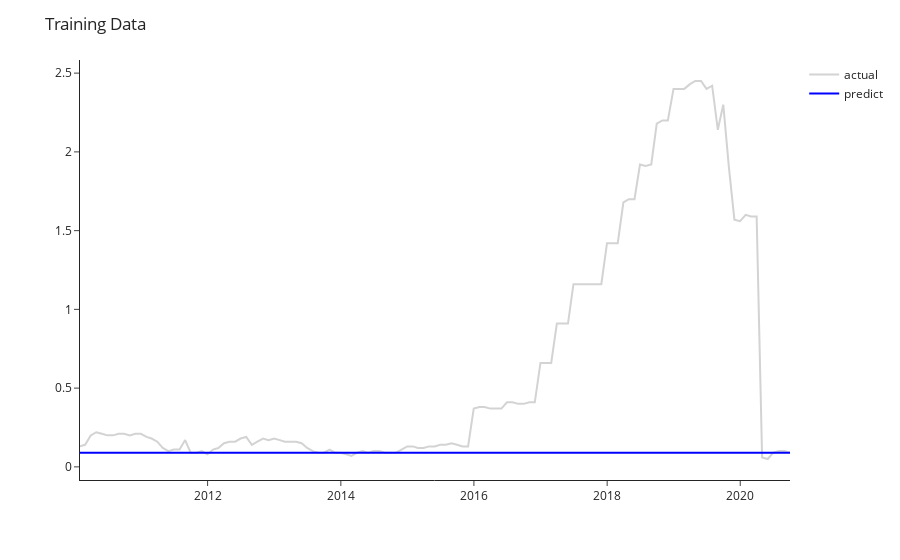

Here is the notebook cell this chart was saved with:
### Code cell
fig = px.line(height=400)
fig.add_scatter(y=train_pred['EFFR'], x=train_pred.index,
                marker=dict(size=20, color="lightgray"), name='actual')
fig.add_scatter(y=train_pred['EFFR_PRED'], x=train_pred.index,
                marker=dict(size=20, color="blue"), name='predict')
fig.update_layout(template="simple_white", title="Training Data")
fig.show()

### Figure 1 — Plotly figure (JSON) as saved in the notebook; plotly's stock layout.template omitted (floating-point values rounded to 4 significant figures; data arrays with more than 128 entries replaced by an {"elided": "..."} marker saying what was removed)
{"data": [{"hovertemplate": "<extra></extra>", "legendgroup": "", "line": {"color": "#636efa", "dash": "solid"}, "marker": {"symbol": "circle"}, "mode": "lines", "name": "", "orientation": "v", "showlegend": false, "type": "scatter", "xaxis": "x", "yaxis": "y"}, {"marker": {"color": "lightgray", "size": 20}, "name": "actual", "type": "scatter", "x": {"elided": "129 str values"}, "y": {"elided": "129 float values"}}, {"marker": {"color": "blue", "size": 20}, "name": "predict", "type": "scatter", "x": {"elided": "129 str values"}, "y": {"elided": "129 float values"}}], "layout": {"autosize": true, "legend": {"tracegroupgap": 0}, "margin": {"t": 60}, "title": {"text": "Training Data"}, "xaxis": {"anchor": "y", "autorange": true, "domain": [0, 1], "range": ["2010-01-31", "2020-09-30"], "type": "date"}, "yaxis": {"anchor": "x", "autorange": true, "domain": [0, 1], "range": [-0.08333, 2.583], "type": "linear"}}}
